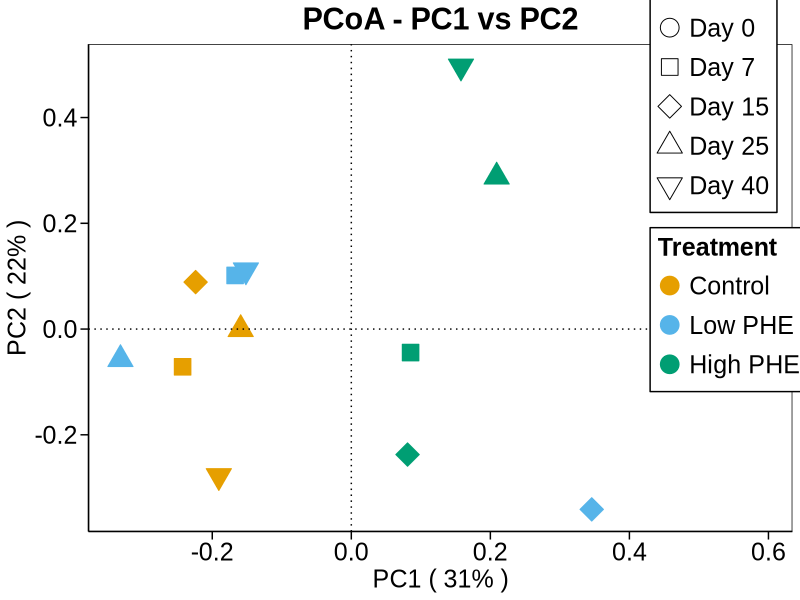
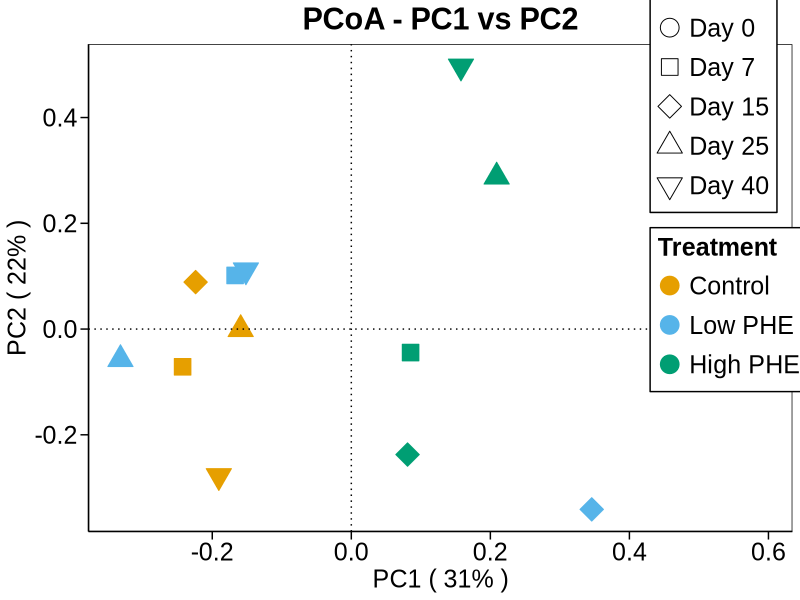
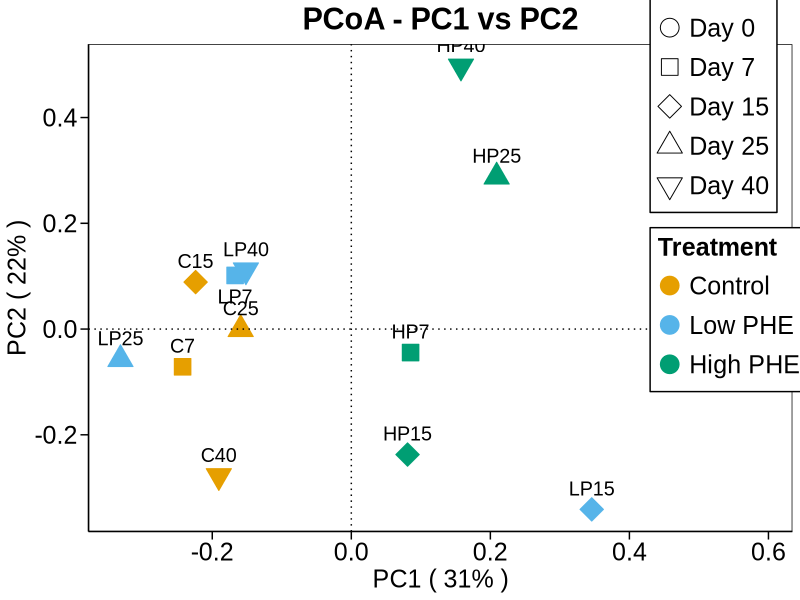
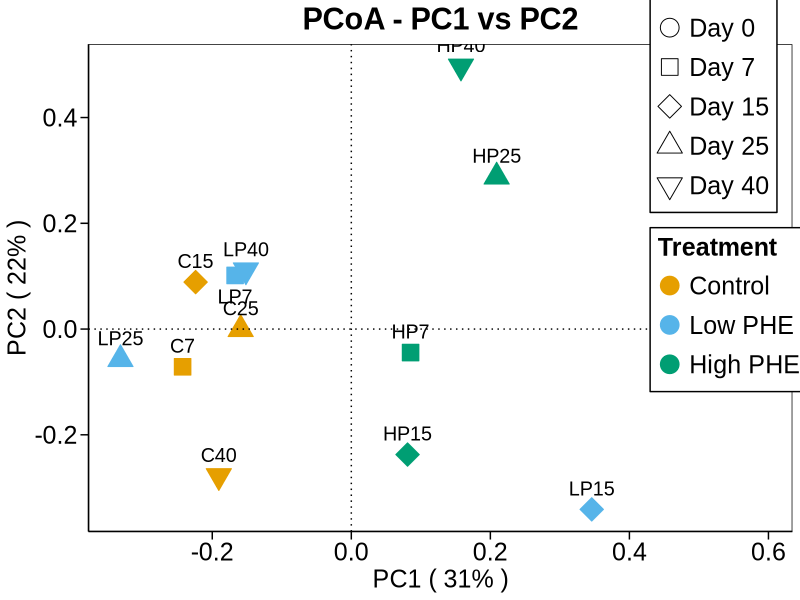

R code for these plots, in order:
library(vegan)
library(ape)
library(ggplot2)
library(grid)
library(RColorBrewer)

data <- read.csv("ARGs.abundance.txt", head=TRUE,sep="\t",row.names = 1)
groups <- read.table("group.list.txt",sep = "\t",header = F,colClasses = c("character"))
groups <- as.list(groups)
data <- t(data)
data[is.na(data)] <- 0
data <- vegdist(data)

length=length(unique(as.character(groups$V1)))
times1=length%/%8
res1=length%%8
times2=length%/%5
res2=length%%5
col1=rep(1:8,times1)
col=c(col1,1:res1)
pich1=rep(c(15,21:24,18,18),times2)
pich=c(21:25)
cbbPalette <- c("#E69F00", "#56B4E9", "#009E73")
Palette <- c("#000000", "#000000", "#000000")
pcoa<- pcoa(data, correction = "none", rn = NULL)
PC1 = pcoa$vectors[,1]
PC2 = pcoa$vectors[,2]
plotdata <- data.frame(rownames(pcoa$vectors),PC1,PC2,groups$V2,groups$V3)
colnames(plotdata) <-c("sample","PC1","PC2","Treatment","Time")
pc1 <-floor(pcoa$values$Relative_eig[1]*100)
pc2 <-floor(pcoa$values$Relative_eig[2]*100)

p2<-ggplot(plotdata, aes(PC1, PC2)) +
geom_point(aes(shape=Time,fill=Treatment,colour=Treatment),size=6)+ 
scale_shape_manual(values=pich,breaks = c("Day 0","Day 7","Day 15","Day 25","Day 40"))+
scale_colour_manual(values=cbbPalette,breaks = c("Control","Low PHE","High PHE"))+
scale_fill_manual(values=cbbPalette,breaks = c("Control","Low PHE","High PHE"))+
labs(title="PCoA - PC1 vs PC2")+ 
xlab(paste("PC1 ( ",pc1,"%"," )",sep=""))+ 
ylab(paste("PC2 ( ",pc2,"%"," )",sep=""))+
theme(text=element_text(family="Arial",size=18))+
geom_vline(aes(xintercept = 0),linetype="dotted")+
geom_hline(aes(yintercept = 0),linetype="dotted")+
theme(panel.background = element_rect(fill='white', colour='black'),
      panel.grid=element_blank(), 
      axis.title = element_text(color='black',family="Arial",size=18),
      axis.ticks.length = unit(0.4,"lines"), axis.ticks = element_line(color='black'),
      axis.line = element_line(colour = "black"), 
      axis.title.x=element_text(colour='black', size=18),
      axis.title.y=element_text(colour='black', size=18),
      axis.text=element_text(colour='black',size=18),
      legend.title=element_text(colour = "black",size = 18,face = "bold"),
      legend.text=element_text(family="Arial", size=18),
      legend.key=element_blank(),legend.position = c(0.91,0.72),
      legend.background = element_rect(colour = "black"),legend.key.height=unit(1,"cm"))+
theme(plot.title = element_text(size=22,colour = "black",face = "bold",hjust = 0.5))

cairo_pdf("PCoA12.pdf",height=12,width=15)
p2
png(filename="PCoA12.png",res=600,height=5400,width=7200,type="cairo")
p2
dev.off()

sample1 <- c("C0","C7","","HP7","C15","LP15","HP15","C25","LP25","HP25","C40","LP40","HP40")
sample2 <- c("","","LP7",rep("",10))
p5<-ggplot(plotdata, aes(PC1, PC2)) +
geom_point(aes(shape=Time,fill=Treatment,colour=Treatment),size=6)+ 
geom_text(aes(label=sample1),size=5,family="Arial",hjust=0.5,vjust=-1)+
geom_text(aes(label=sample2),size=5,family="Arial",hjust=0.5,vjust=2)+
scale_shape_manual(values=pich,breaks = c("Day 0","Day 7","Day 15","Day 25","Day 40"))+
scale_colour_manual(values=cbbPalette,breaks = c("Control","Low PHE","High PHE"))+
scale_fill_manual(values=cbbPalette,breaks = c("Control","Low PHE","High PHE"))+
labs(title="PCoA - PC1 vs PC2")+ 
xlab(paste("PC1 ( ",pc1,"%"," )",sep=""))+ 
ylab(paste("PC2 ( ",pc2,"%"," )",sep=""))+
theme(text=element_text(family="Arial",size=18))+
geom_vline(aes(xintercept = 0),linetype="dotted")+
geom_hline(aes(yintercept = 0),linetype="dotted")+
theme(panel.background = element_rect(fill='white', colour='black'),
      panel.grid=element_blank(), 
      axis.title = element_text(color='black',family="Arial",size=18),
      axis.ticks.length = unit(0.4,"lines"), axis.ticks = element_line(color='black'),
      axis.line = element_line(colour = "black"), 
      axis.title.x=element_text(colour='black', size=18),
      axis.title.y=element_text(colour='black', size=18),
      axis.text=element_text(colour='black',size=18),
      legend.title=element_text(colour = "black",size = 18,face = "bold"),
      legend.text=element_text(family="Arial", size=18),
      legend.key=element_blank(),legend.position = c(0.91,0.72),
      legend.background = element_rect(colour = "black"),legend.key.height=unit(1,"cm"))+
theme(plot.title = element_text(size=22,colour = "black",face = "bold",hjust = 0.5))

cairo_pdf("PCoA12-2.pdf",height=12,width=15)
p5
png(filename="PCoA12-2.png",res=600,height=5400,width=7200,type="cairo")
p5
dev.off()